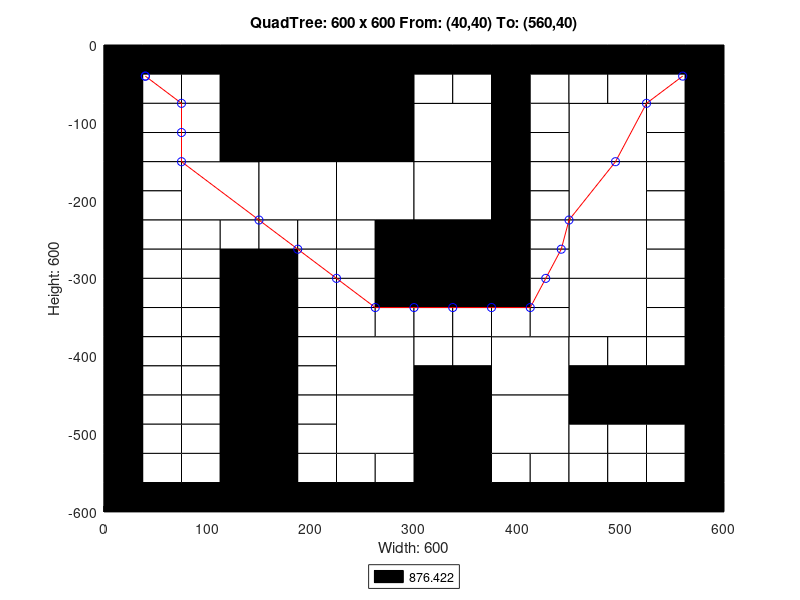

This figure's MATLAB source:
axis([0 600 -600 0]);
title('QuadTree: 600 x 600 From: (40,40) To: (560,40)');
xlabel('Width: 600');
ylabel('Height: 600');
rectangle('Position',[150 -150 150 150], 'FaceColor',[0 0 0]);
rectangle('Position',[75 -225 75 75], 'FaceColor',[1 1 1]);
rectangle('Position',[150 -225 75 75], 'FaceColor',[1 1 1]);
rectangle('Position',[225 -225 75 75], 'FaceColor',[1 1 1]);
rectangle('Position',[300 -150 75 75], 'FaceColor',[1 1 1]);
rectangle('Position',[450 -150 75 75], 'FaceColor',[1 1 1]);
rectangle('Position',[300 -225 75 75], 'FaceColor',[1 1 1]);
rectangle('Position',[300 -300 75 75], 'FaceColor',[0 0 0]);
rectangle('Position',[450 -225 75 75], 'FaceColor',[1 1 1]);
rectangle('Position',[450 -300 75 75], 'FaceColor',[1 1 1]);
rectangle('Position',[225 -450 75 75], 'FaceColor',[1 1 1]);
rectangle('Position',[225 -525 75 75], 'FaceColor',[1 1 1]);
rectangle('Position',[375 -450 75 75], 'FaceColor',[1 1 1]);
rectangle('Position',[450 -375 75 75], 'FaceColor',[1 1 1]);
rectangle('Position',[300 -525 75 75], 'FaceColor',[0 0 0]);
rectangle('Position',[375 -525 75 75], 'FaceColor',[1 1 1]);
rectangle('Position',[300 -600 75 75], 'FaceColor',[0 0 0]);
rectangle('Position',[0 -37.5 37.5 37.5], 'FaceColor',[0 0 0]);
rectangle('Position',[37.5 -37.5 37.5 37.5], 'FaceColor',[0 0 0]);
rectangle('Position',[0 -75 37.5 37.5], 'FaceColor',[0 0 0]);
rectangle('Position',[37.5 -75 37.5 37.5], 'FaceColor',[1 1 1]);
rectangle('Position',[75 -37.5 37.5 37.5], 'FaceColor',[0 0 0]);
rectangle('Position',[112.5 -37.5 37.5 37.5], 'FaceColor',[0 0 0]);
rectangle('Position',[75 -75 37.5 37.5], 'FaceColor',[1 1 1]);
rectangle('Position',[112.5 -75 37.5 37.5], 'FaceColor',[0 0 0]);
rectangle('Position',[0 -112.5 37.5 37.5], 'FaceColor',[0 0 0]);
rectangle('Position',[37.5 -112.5 37.5 37.5], 'FaceColor',[1 1 1]);
rectangle('Position',[0 -150 37.5 37.5], 'FaceColor',[0 0 0]);
rectangle('Position',[37.5 -150 37.5 37.5], 'FaceColor',[1 1 1]);
rectangle('Position',[75 -112.5 37.5 37.5], 'FaceColor',[1 1 1]);
rectangle('Position',[112.5 -112.5 37.5 37.5], 'FaceColor',[0 0 0]);
rectangle('Position',[75 -150 37.5 37.5], 'FaceColor',[1 1 1]);
rectangle('Position',[112.5 -150 37.5 37.5], 'FaceColor',[0 0 0]);
rectangle('Position',[0 -187.5 37.5 37.5], 'FaceColor',[0 0 0]);
rectangle('Position',[37.5 -187.5 37.5 37.5], 'FaceColor',[1 1 1]);
rectangle('Position',[0 -225 37.5 37.5], 'FaceColor',[0 0 0]);
rectangle('Position',[37.5 -225 37.5 37.5], 'FaceColor',[1 1 1]);
rectangle('Position',[0 -262.5 37.5 37.5], 'FaceColor',[0 0 0]);
rectangle('Position',[37.5 -262.5 37.5 37.5], 'FaceColor',[1 1 1]);
rectangle('Position',[0 -300 37.5 37.5], 'FaceColor',[0 0 0]);
rectangle('Position',[37.5 -300 37.5 37.5], 'FaceColor',[1 1 1]);
rectangle('Position',[75 -262.5 37.5 37.5], 'FaceColor',[1 1 1]);
rectangle('Position',[112.5 -262.5 37.5 37.5], 'FaceColor',[1 1 1]);
rectangle('Position',[75 -300 37.5 37.5], 'FaceColor',[1 1 1]);
rectangle('Position',[112.5 -300 37.5 37.5], 'FaceColor',[0 0 0]);
rectangle('Position',[150 -262.5 37.5 37.5], 'FaceColor',[1 1 1]);
rectangle('Position',[187.5 -262.5 37.5 37.5], 'FaceColor',[1 1 1]);
rectangle('Position',[150 -300 37.5 37.5], 'FaceColor',[0 0 0]);
rectangle('Position',[187.5 -300 37.5 37.5], 'FaceColor',[1 1 1]);
rectangle('Position',[225 -262.5 37.5 37.5], 'FaceColor',[1 1 1]);
rectangle('Position',[262.5 -262.5 37.5 37.5], 'FaceColor',[0 0 0]);
rectangle('Position',[225 -300 37.5 37.5], 'FaceColor',[1 1 1]);
rectangle('Position',[262.5 -300 37.5 37.5], 'FaceColor',[0 0 0]);
rectangle('Position',[300 -37.5 37.5 37.5], 'FaceColor',[0 0 0]);
rectangle('Position',[337.5 -37.5 37.5 37.5], 'FaceColor',[0 0 0]);
rectangle('Position',[300 -75 37.5 37.5], 'FaceColor',[1 1 1]);
rectangle('Position',[337.5 -75 37.5 37.5], 'FaceColor',[1 1 1]);
rectangle('Position',[375 -37.5 37.5 37.5], 'FaceColor',[0 0 0]);
rectangle('Position',[412.5 -37.5 37.5 37.5], 'FaceColor',[0 0 0]);
rectangle('Position',[375 -75 37.5 37.5], 'FaceColor',[0 0 0]);
rectangle('Position',[412.5 -75 37.5 37.5], 'FaceColor',[1 1 1]);
rectangle('Position',[375 -112.5 37.5 37.5], 'FaceColor',[0 0 0]);
rectangle('Position',[412.5 -112.5 37.5 37.5], 'FaceColor',[1 1 1]);
rectangle('Position',[375 -150 37.5 37.5], 'FaceColor',[0 0 0]);
rectangle('Position',[412.5 -150 37.5 37.5], 'FaceColor',[1 1 1]);
rectangle('Position',[450 -37.5 37.5 37.5], 'FaceColor',[0 0 0]);
rectangle('Position',[487.5 -37.5 37.5 37.5], 'FaceColor',[0 0 0]);
rectangle('Position',[450 -75 37.5 37.5], 'FaceColor',[1 1 1]);
rectangle('Position',[487.5 -75 37.5 37.5], 'FaceColor',[1 1 1]);
rectangle('Position',[525 -37.5 37.5 37.5], 'FaceColor',[0 0 0]);
rectangle('Position',[562.5 -37.5 37.5 37.5], 'FaceColor',[0 0 0]);
rectangle('Position',[525 -75 37.5 37.5], 'FaceColor',[1 1 1]);
rectangle('Position',[562.5 -75 37.5 37.5], 'FaceColor',[0 0 0]);
rectangle('Position',[525 -112.5 37.5 37.5], 'FaceColor',[1 1 1]);
rectangle('Position',[562.5 -112.5 37.5 37.5], 'FaceColor',[0 0 0]);
rectangle('Position',[525 -150 37.5 37.5], 'FaceColor',[1 1 1]);
rectangle('Position',[562.5 -150 37.5 37.5], 'FaceColor',[0 0 0]);
rectangle('Position',[375 -187.5 37.5 37.5], 'FaceColor',[0 0 0]);
rectangle('Position',[412.5 -187.5 37.5 37.5], 'FaceColor',[1 1 1]);
rectangle('Position',[375 -225 37.5 37.5], 'FaceColor',[0 0 0]);
rectangle('Position',[412.5 -225 37.5 37.5], 'FaceColor',[1 1 1]);
rectangle('Position',[375 -262.5 37.5 37.5], 'FaceColor',[0 0 0]);
rectangle('Position',[412.5 -262.5 37.5 37.5], 'FaceColor',[1 1 1]);
rectangle('Position',[375 -300 37.5 37.5], 'FaceColor',[0 0 0]);
rectangle('Position',[412.5 -300 37.5 37.5], 'FaceColor',[1 1 1]);
rectangle('Position',[525 -187.5 37.5 37.5], 'FaceColor',[1 1 1]);
rectangle('Position',[562.5 -187.5 37.5 37.5], 'FaceColor',[0 0 0]);
rectangle('Position',[525 -225 37.5 37.5], 'FaceColor',[1 1 1]);
rectangle('Position',[562.5 -225 37.5 37.5], 'FaceColor',[0 0 0]);
rectangle('Position',[525 -262.5 37.5 37.5], 'FaceColor',[1 1 1]);
rectangle('Position',[562.5 -262.5 37.5 37.5], 'FaceColor',[0 0 0]);
rectangle('Position',[525 -300 37.5 37.5], 'FaceColor',[1 1 1]);
rectangle('Position',[562.5 -300 37.5 37.5], 'FaceColor',[0 0 0]);
rectangle('Position',[0 -337.5 37.5 37.5], 'FaceColor',[0 0 0]);
rectangle('Position',[37.5 -337.5 37.5 37.5], 'FaceColor',[1 1 1]);
rectangle('Position',[0 -375 37.5 37.5], 'FaceColor',[0 0 0]);
rectangle('Position',[37.5 -375 37.5 37.5], 'FaceColor',[1 1 1]);
rectangle('Position',[75 -337.5 37.5 37.5], 'FaceColor',[1 1 1]);
rectangle('Position',[112.5 -337.5 37.5 37.5], 'FaceColor',[0 0 0]);
rectangle('Position',[75 -375 37.5 37.5], 'FaceColor',[1 1 1]);
rectangle('Position',[112.5 -375 37.5 37.5], 'FaceColor',[0 0 0]);
rectangle('Position',[0 -412.5 37.5 37.5], 'FaceColor',[0 0 0]);
rectangle('Position',[37.5 -412.5 37.5 37.5], 'FaceColor',[1 1 1]);
rectangle('Position',[0 -450 37.5 37.5], 'FaceColor',[0 0 0]);
rectangle('Position',[37.5 -450 37.5 37.5], 'FaceColor',[1 1 1]);
rectangle('Position',[75 -412.5 37.5 37.5], 'FaceColor',[1 1 1]);
rectangle('Position',[112.5 -412.5 37.5 37.5], 'FaceColor',[0 0 0]);
rectangle('Position',[75 -450 37.5 37.5], 'FaceColor',[1 1 1]);
rectangle('Position',[112.5 -450 37.5 37.5], 'FaceColor',[0 0 0]);
rectangle('Position',[150 -337.5 37.5 37.5], 'FaceColor',[0 0 0]);
rectangle('Position',[187.5 -337.5 37.5 37.5], 'FaceColor',[1 1 1]);
rectangle('Position',[150 -375 37.5 37.5], 'FaceColor',[0 0 0]);
rectangle('Position',[187.5 -375 37.5 37.5], 'FaceColor',[1 1 1]);
rectangle('Position',[225 -337.5 37.5 37.5], 'FaceColor',[1 1 1]);
rectangle('Position',[262.5 -337.5 37.5 37.5], 'FaceColor',[0 0 0]);
rectangle('Position',[225 -375 37.5 37.5], 'FaceColor',[1 1 1]);
rectangle('Position',[262.5 -375 37.5 37.5], 'FaceColor',[1 1 1]);
rectangle('Position',[150 -412.5 37.5 37.5], 'FaceColor',[0 0 0]);
rectangle('Position',[187.5 -412.5 37.5 37.5], 'FaceColor',[1 1 1]);
rectangle('Position',[150 -450 37.5 37.5], 'FaceColor',[0 0 0]);
rectangle('Position',[187.5 -450 37.5 37.5], 'FaceColor',[1 1 1]);
rectangle('Position',[0 -487.5 37.5 37.5], 'FaceColor',[0 0 0]);
rectangle('Position',[37.5 -487.5 37.5 37.5], 'FaceColor',[1 1 1]);
rectangle('Position',[0 -525 37.5 37.5], 'FaceColor',[0 0 0]);
rectangle('Position',[37.5 -525 37.5 37.5], 'FaceColor',[1 1 1]);
rectangle('Position',[75 -487.5 37.5 37.5], 'FaceColor',[1 1 1]);
rectangle('Position',[112.5 -487.5 37.5 37.5], 'FaceColor',[0 0 0]);
rectangle('Position',[75 -525 37.5 37.5], 'FaceColor',[1 1 1]);
rectangle('Position',[112.5 -525 37.5 37.5], 'FaceColor',[0 0 0]);
rectangle('Position',[0 -562.5 37.5 37.5], 'FaceColor',[0 0 0]);
rectangle('Position',[37.5 -562.5 37.5 37.5], 'FaceColor',[1 1 1]);
rectangle('Position',[0 -600 37.5 37.5], 'FaceColor',[0 0 0]);
rectangle('Position',[37.5 -600 37.5 37.5], 'FaceColor',[0 0 0]);
rectangle('Position',[75 -562.5 37.5 37.5], 'FaceColor',[1 1 1]);
rectangle('Position',[112.5 -562.5 37.5 37.5], 'FaceColor',[0 0 0]);
rectangle('Position',[75 -600 37.5 37.5], 'FaceColor',[0 0 0]);
rectangle('Position',[112.5 -600 37.5 37.5], 'FaceColor',[0 0 0]);
rectangle('Position',[150 -487.5 37.5 37.5], 'FaceColor',[0 0 0]);
rectangle('Position',[187.5 -487.5 37.5 37.5], 'FaceColor',[1 1 1]);
rectangle('Position',[150 -525 37.5 37.5], 'FaceColor',[0 0 0]);
rectangle('Position',[187.5 -525 37.5 37.5], 'FaceColor',[1 1 1]);
rectangle('Position',[150 -562.5 37.5 37.5], 'FaceColor',[0 0 0]);
rectangle('Position',[187.5 -562.5 37.5 37.5], 'FaceColor',[1 1 1]);
rectangle('Position',[150 -600 37.5 37.5], 'FaceColor',[0 0 0]);
rectangle('Position',[187.5 -600 37.5 37.5], 'FaceColor',[0 0 0]);
rectangle('Position',[225 -562.5 37.5 37.5], 'FaceColor',[1 1 1]);
rectangle('Position',[262.5 -562.5 37.5 37.5], 'FaceColor',[1 1 1]);
rectangle('Position',[225 -600 37.5 37.5], 'FaceColor',[0 0 0]);
rectangle('Position',[262.5 -600 37.5 37.5], 'FaceColor',[0 0 0]);
rectangle('Position',[300 -337.5 37.5 37.5], 'FaceColor',[0 0 0]);
rectangle('Position',[337.5 -337.5 37.5 37.5], 'FaceColor',[0 0 0]);
rectangle('Position',[300 -375 37.5 37.5], 'FaceColor',[1 1 1]);
rectangle('Position',[337.5 -375 37.5 37.5], 'FaceColor',[1 1 1]);
rectangle('Position',[375 -337.5 37.5 37.5], 'FaceColor',[0 0 0]);
rectangle('Position',[412.5 -337.5 37.5 37.5], 'FaceColor',[1 1 1]);
rectangle('Position',[375 -375 37.5 37.5], 'FaceColor',[1 1 1]);
rectangle('Position',[412.5 -375 37.5 37.5], 'FaceColor',[1 1 1]);
rectangle('Position',[300 -412.5 37.5 37.5], 'FaceColor',[1 1 1]);
rectangle('Position',[337.5 -412.5 37.5 37.5], 'FaceColor',[1 1 1]);
rectangle('Position',[300 -450 37.5 37.5], 'FaceColor',[0 0 0]);
rectangle('Position',[337.5 -450 37.5 37.5], 'FaceColor',[0 0 0]);
rectangle('Position',[525 -337.5 37.5 37.5], 'FaceColor',[1 1 1]);
rectangle('Position',[562.5 -337.5 37.5 37.5], 'FaceColor',[0 0 0]);
rectangle('Position',[525 -375 37.5 37.5], 'FaceColor',[1 1 1]);
rectangle('Position',[562.5 -375 37.5 37.5], 'FaceColor',[0 0 0]);
rectangle('Position',[450 -412.5 37.5 37.5], 'FaceColor',[1 1 1]);
rectangle('Position',[487.5 -412.5 37.5 37.5], 'FaceColor',[1 1 1]);
rectangle('Position',[450 -450 37.5 37.5], 'FaceColor',[0 0 0]);
rectangle('Position',[487.5 -450 37.5 37.5], 'FaceColor',[0 0 0]);
rectangle('Position',[525 -412.5 37.5 37.5], 'FaceColor',[1 1 1]);
rectangle('Position',[562.5 -412.5 37.5 37.5], 'FaceColor',[0 0 0]);
rectangle('Position',[525 -450 37.5 37.5], 'FaceColor',[0 0 0]);
rectangle('Position',[562.5 -450 37.5 37.5], 'FaceColor',[0 0 0]);
rectangle('Position',[375 -562.5 37.5 37.5], 'FaceColor',[1 1 1]);
rectangle('Position',[412.5 -562.5 37.5 37.5], 'FaceColor',[1 1 1]);
rectangle('Position',[375 -600 37.5 37.5], 'FaceColor',[0 0 0]);
rectangle('Position',[412.5 -600 37.5 37.5], 'FaceColor',[0 0 0]);
rectangle('Position',[450 -487.5 37.5 37.5], 'FaceColor',[0 0 0]);
rectangle('Position',[487.5 -487.5 37.5 37.5], 'FaceColor',[0 0 0]);
rectangle('Position',[450 -525 37.5 37.5], 'FaceColor',[1 1 1]);
rectangle('Position',[487.5 -525 37.5 37.5], 'FaceColor',[1 1 1]);
rectangle('Position',[525 -487.5 37.5 37.5], 'FaceColor',[0 0 0]);
rectangle('Position',[562.5 -487.5 37.5 37.5], 'FaceColor',[0 0 0]);
rectangle('Position',[525 -525 37.5 37.5], 'FaceColor',[1 1 1]);
rectangle('Position',[562.5 -525 37.5 37.5], 'FaceColor',[0 0 0]);
rectangle('Position',[450 -562.5 37.5 37.5], 'FaceColor',[1 1 1]);
rectangle('Position',[487.5 -562.5 37.5 37.5], 'FaceColor',[1 1 1]);
rectangle('Position',[450 -600 37.5 37.5], 'FaceColor',[0 0 0]);
rectangle('Position',[487.5 -600 37.5 37.5], 'FaceColor',[0 0 0]);
rectangle('Position',[525 -562.5 37.5 37.5], 'FaceColor',[1 1 1]);
rectangle('Position',[562.5 -562.5 37.5 37.5], 'FaceColor',[0 0 0]);
rectangle('Position',[525 -600 37.5 37.5], 'FaceColor',[0 0 0]);
rectangle('Position',[562.5 -600 37.5 37.5], 'FaceColor',[0 0 0]);
X=[560,525,495,450,442.5,427.5,412.5,375,337.5,300,262.5,225,187.5,150,75,75,75,40,40];
Y=[-40,-75,-150,-225,-262.5,-300,-337.5,-337.5,-337.5,-337.5,-337.5,-300,-262.5,-225,-150,-112.5,-75,-40,-40];
hold on;
plot(X,Y,'r');
plot(X,Y,'bo');
legend('876.422','Location','southoutside');
